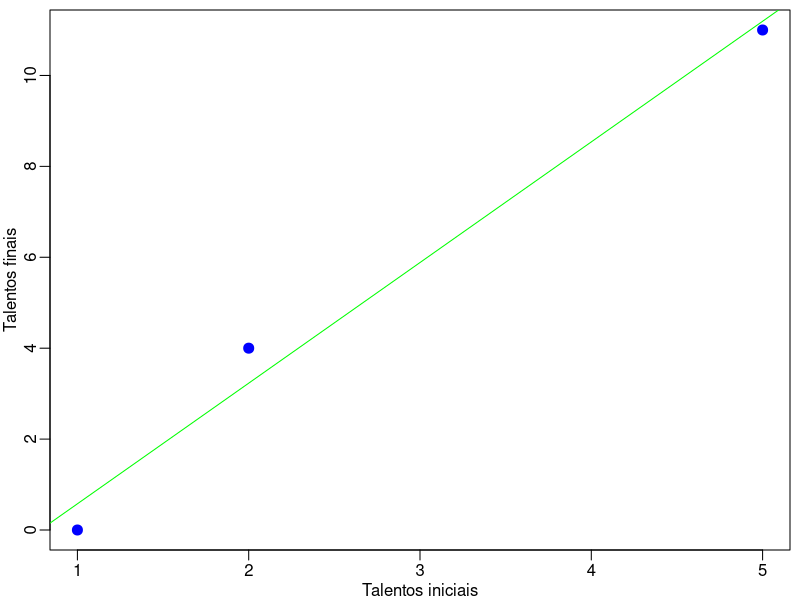
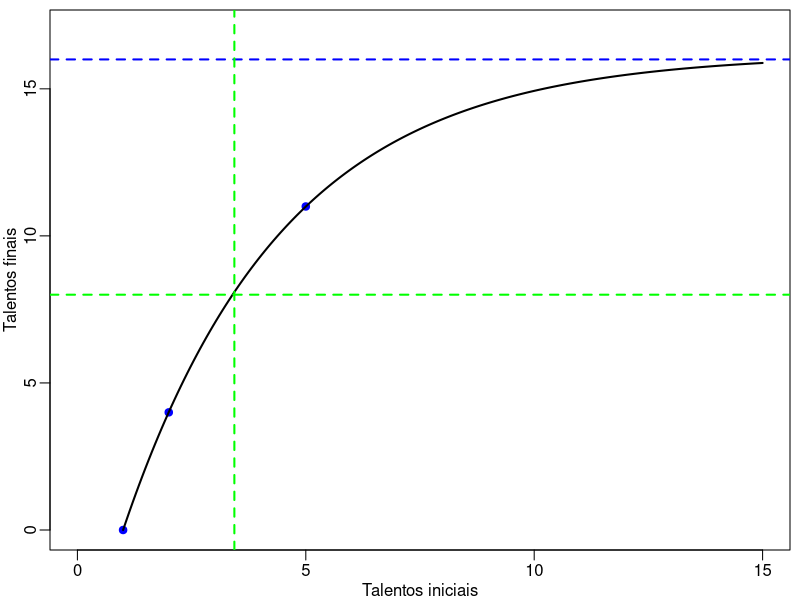
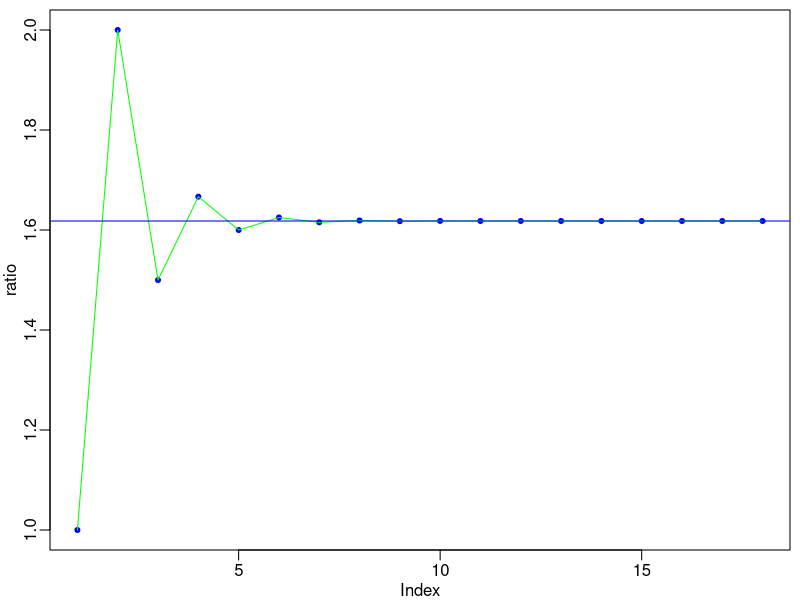

Here is the R script that generated these plots, in order:
## ---- chunk 1
# Definir os dados de entrada
x <- c(1,2,5)
y <- c(0,4,11)
gold <- (1+sqrt(5))/2
df <- data.frame(x, y)
par(mar=c(2.5,2.5,0.5,0.5), mgp=c(1.5,0.5,0))
plot(df$x, df$y, col = "blue", pch = 20,
     cex = 2,
     xlab = 'Talentos iniciais',
     ylab = 'Talentos finais')
modelo <- lm(y ~ x, data = df)
abline(modelo, col = "green")

## ---- chunk 2
# Definir os dados de entrada
x <- c(1,2,5)
y <- c(0,4,11)
# Proporção áuria
gold <- (1+sqrt(5))/2
#
model_function <- function(a, x) {
  gold * 10 * (1 - exp(-a * (x-1)))
}

# Ajuste do modelo usando a função nls
fit <- nls(y ~ model_function(a,  x), 
           start = list(a = 0.8))

## ---- chunk 3
# Gerar previsões para 100 valores de x entre 1 e 10
x_pred <- data.frame(x = seq(from = 1, to = 15, length.out = 200))
y_pred <- predict(fit, x_pred)
# Plot dos dados reais e dos valores previstos
par(mar=c(2.5,2.5,0.5,0.5), mgp=c(1.5,0.5,0))
plot(x, y, col = "blue", pch = 20, cex = 1.5, 
     xlim = c(0,15),ylim = c(0,17),
     xlab = 'Talentos iniciais',
     ylab = 'Talentos finais')
lines(x_pred$x, y_pred, col = "black",lwd=2)
abline(h=16,lty=2,lwd=2,col='blue')
abline(h=8,lty=2,lwd=2,col='green')
abline(v=log(2)/coef(fit) + 1,lty=2,lwd=2,col='green')
## ---- chunk 4
round(predict(fit, data.frame(x)),2)
## ---- chunk 5
fib=c(1,1)
ratio <- c()
for (i in 3:20) {
  ratio <- c(ratio, fib[i-1]/fib[i-2])
  fib[i] <- fib[i-1]+fib[i-2]
  i=i+1
}
plot(ratio, pch=20,col='blue')
lines(ratio, pch=20,col='green')
abline(h=gold, col='blue')

